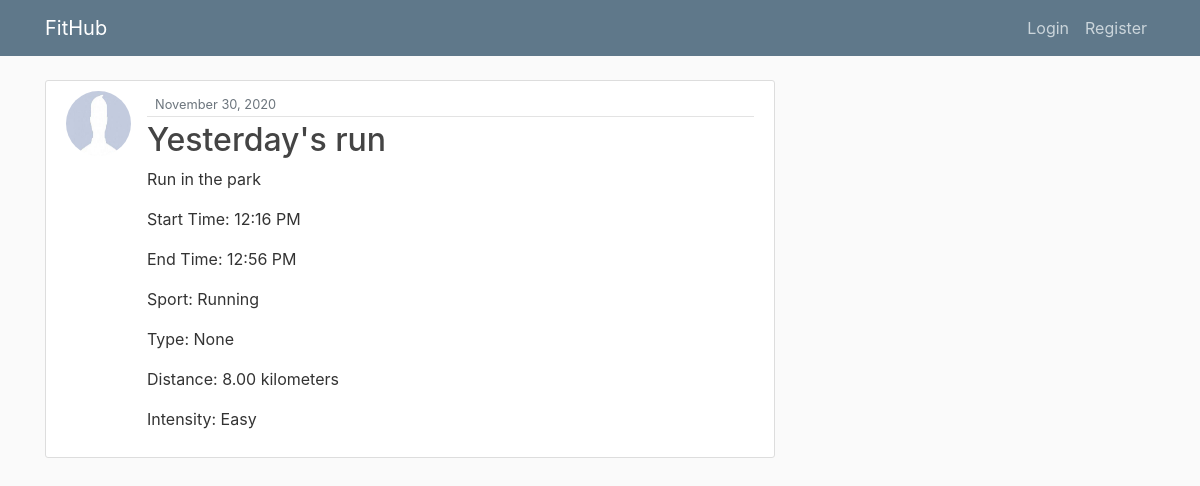
The app's page /post/17/ with its own data.
### blog/models.py (models this page shows, shortened)
class Workout(models.Model):
    date = models.DateTimeField(default=timezone.now)
    start_time = models.DateTimeField(default=timezone.now)
    end_time = models.DateTimeField(default=timezone.now)
    title = models.CharField(max_length=75)
    description = models.TextField()
    class SportChoices(models.TextChoices):
        CYCLING = 'Cycling', _('Cycling')
        HIKING = 'Hiking', _('Hiking')
        LIFTING = 'Lifting Weights', _('Lifting Weights')
        RUNNING = 'Running', _('Running')
        SWIMMING = 'Swimming', _('Swimming')
        WALKING = 'Walking', _('Walking')
        YOGA = 'Yoga', _('Yoga')
    sport = models.CharField(
        max_length=15,
        choices=SportChoices.choices,
        default=SportChoices.RUNNING,
        blank=False
    )
    class TypeChoices(models.TextChoices):
        DISTANCE = 'Distance', _('Distance')
        INTERVAL = 'Interval', _('Interval')
        NONE = 'None', _('None')
        RACE = 'Race', _('Race')
        STRESS = 'Stress Relief', _('Stress Relief')
        TYPE_WORKOUT = 'Workout', _('Workout')
    type = models.CharField(
        max_length=15,
        choices=TypeChoices.choices,
        default=TypeChoices.NONE,
        blank=False
    )
    distance = models.DecimalField(max_digits=5, decimal_places=2)
    class MetChoices(models.TextChoices):
        EASY = 'Easy', _('Easy')
        MODERATE = 'Medium', _('Moderate')
        HARD = 'Hard', _('Hard')
    workout_intensity = models.CharField(
        max_length=10,
        choices=MetChoices.choices,
        default=MetChoices.MODERATE,
        blank=False
    )
    athlete = models.ForeignKey(User, on_delete=models.CASCADE)

### users/models.py (models this page shows, shortened)
class Profile(models.Model):
	user = models.OneToOneField(User, on_delete = models.CASCADE)
	image = models.ImageField(default='default.jpg', upload_to='profile_pics')

### blog/views.py (the view)
# urls.py: path("post/<int:pk>/",PostDetailView.as_view(), name="workout-detail"), # pk = primarykey
class PostDetailView(DetailView):
    model = Workout

### blog/templates/blog/workout_detail.html (shortened to what this page needs)
{% extends "blog/base.html" %}
	{% block content %}
	    	<article class="media content-section">
	    		<img class="rounded-circle article-img" src="{{workout.athlete.profile.image.url}}">
			  <div class="media-body">
			    <div class="article-metadata">
			      <small class="text-muted">{{ workout.date | date:"F d, Y" }}</small>
			    </div>
			    <h2 class="article-title">{{ workout.title }}</h2>
			    <p class="article-content">{{ workout.description }}</p>
                <p class="article-content"> Start Time: {{ workout.start_time | time:"g:i A" }}</p>
                <p class="article-content"> End Time: {{ workout.end_time | time:"g:i A" }}</p>
                <p class="article-content"> Sport: {{ workout.sport }}</p>
                <p class="article-content"> Type: {{ workout.type }}</p>
                <p class="article-content"> Distance: {{ workout.distance }} kilometers</p>
                <p class="article-content"> Intensity: {{ workout.workout_intensity }}</p>
			  </div>
			</article>
	{%endblock content%}

### blog/static/blog/main.css (style rules this page uses)
body { background: #fafafa; color: #333333; margin-top: 5rem; }
h1, h2, h3, h4, h5, h6 { color: #444444; }
.content-section { background: #ffffff; padding: 10px 20px; border: 1px solid #dddddd; border-radius: 3px; margin-bottom: 20px; }
.article-title { color: #444444; }
.article-content { white-space: pre-line; }
.article-img { height: 65px; width: 65px; margin-right: 16px; }
.article-metadata { padding-bottom: 1px; margin-bottom: 4px; border-bottom: 1px solid #e3e3e3 }

### records on screen
Workout: athlete.profile.image (placeholder picture), date "November 30, 2020", title "Yesterday's run", description "Run in the park", start_time "12:16 PM", end_time "12:56 PM", sport "Running", type "None", distance "8.00", workout_intensity "Easy"
